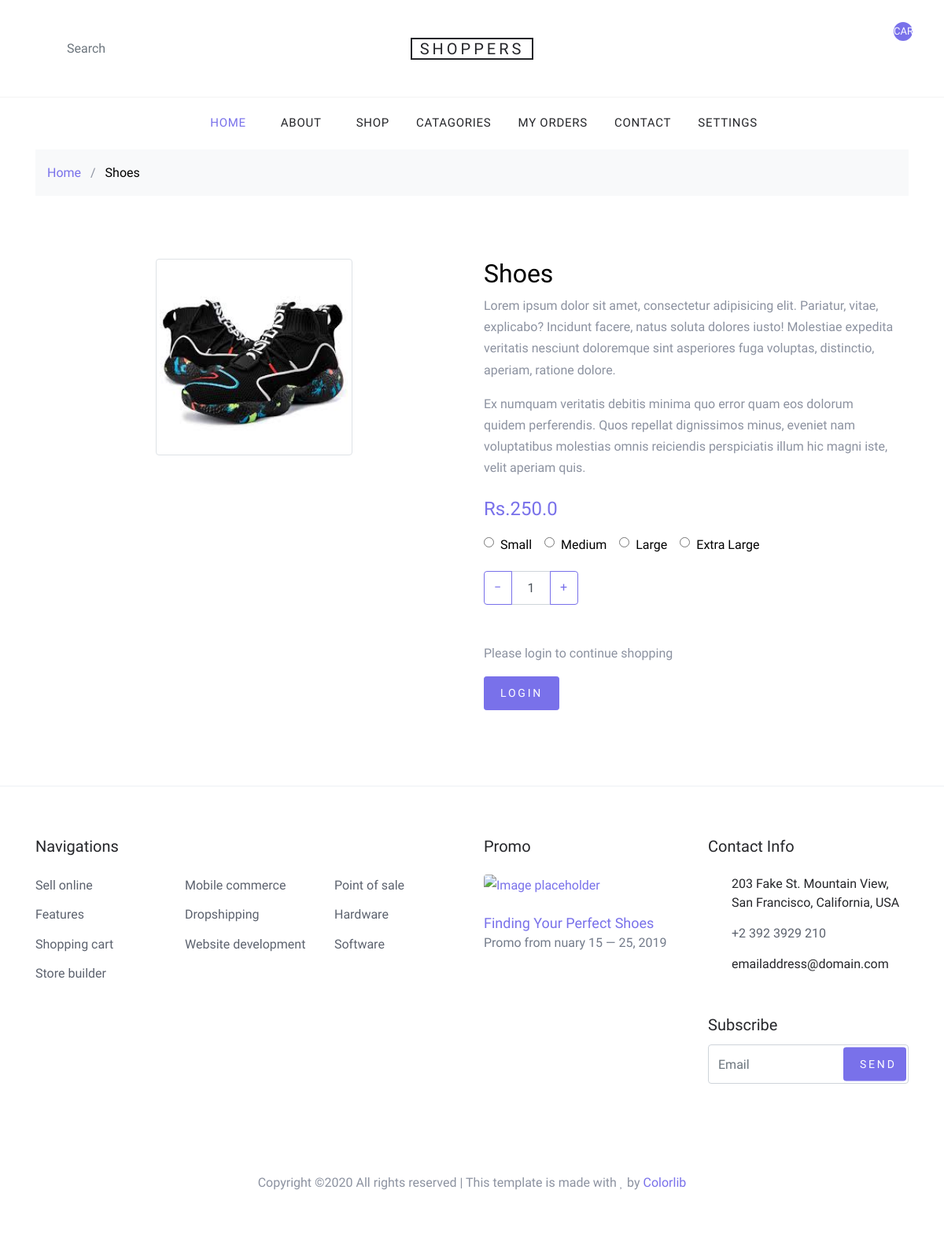
Page /shop/product/2/ on the committed database.
### shop/models.py (models this page shows, shortened)
class Product(models.Model):
    name = models.CharField(max_length=100)
    price = models.FloatField()
    image = models.ImageField(blank=True,null=True,upload_to="images/")

### shop/views.py (the view)
# urls.py: path('product/<int:pk>/',views.ProductDetailView.as_view(),name='detail'),
class ProductDetailView(DetailView):
    model = Product
    context_object_name = 'product'

### shop/templates/shop/product_detail.html
{% extends 'shop/base.html' %}
{% block body_block %}
<div class="bg-light py-3">
      <div class="container">
        <div class="row">
          <div class="col-md-12 mb-0"><a href="{% url 'index' %}">Home</a> <span class="mx-2 mb-0">/</span> <strong class="text-black">{{product.name}}</strong></div>
        </div>
      </div>
    </div>
    <div class="site-section">
      <div class="container">
        <div class="row">
          <div class="col-md-6 mx-auto text-center">
            <img class='img-fluid img-thumbnail' width='250px' height='300px' src="{{product.image.url}}" alt="Image" class="img-fluid">
          </div>
          <div class="col-md-6">
            <h2 class="text-black">{{product.name}}</h2>
            <p>Lorem ipsum dolor sit amet, consectetur adipisicing elit. Pariatur, vitae, explicabo? Incidunt facere, natus soluta dolores iusto! Molestiae expedita veritatis nesciunt doloremque sint asperiores fuga voluptas, distinctio, aperiam, ratione dolore.</p>
            <p class="mb-4">Ex numquam veritatis debitis minima quo error quam eos dolorum quidem perferendis. Quos repellat dignissimos minus, eveniet nam voluptatibus molestias omnis reiciendis perspiciatis illum hic magni iste, velit aperiam quis.</p>
            <p><strong class="text-primary h4">Rs.{{product.price}}</strong></p>
            <div class="mb-1 d-flex">
              <label for="option-sm" class="d-flex mr-3 mb-3">
                <span class="d-inline-block mr-2" style="top:-2px; position: relative;"><input type="radio" id="option-sm" name="shop-sizes"></span> <span class="d-inline-block text-black">Small</span>
              </label>
              <label for="option-md" class="d-flex mr-3 mb-3">
                <span class="d-inline-block mr-2" style="top:-2px; position: relative;"><input type="radio" id="option-md" name="shop-sizes"></span> <span class="d-inline-block text-black">Medium</span>
              </label>
              <label for="option-lg" class="d-flex mr-3 mb-3">
                <span class="d-inline-block mr-2" style="top:-2px; position: relative;"><input type="radio" id="option-lg" name="shop-sizes"></span> <span class="d-inline-block text-black">Large</span>
              </label>
              <label for="option-xl" class="d-flex mr-3 mb-3">
                <span class="d-inline-block mr-2" style="top:-2px; position: relative;"><input type="radio" id="option-xl" name="shop-sizes"></span> <span class="d-inline-block text-black"> Extra Large</span>
              </label>
            </div>
            <div class="mb-5">
              <div class="input-group mb-3" style="max-width: 120px;">
              <div class="input-group-prepend">
                <button class="btn btn-outline-primary js-btn-minus" type="button">&minus;</button>
              </div>
              <input type="text" class="form-control text-center" value="1" placeholder="" aria-label="Example text with button addon" aria-describedby="button-addon1">
              <div class="input-group-append">
                <button class="btn btn-outline-primary js-btn-plus" type="button">&plus;</button>
              </div>
            </div>
            </div>
            {% if user.is_authenticated %}
            <p><a href="{% url 'shop:add_to_cart' pk=product.id %}" class="buy-now btn btn-sm btn-primary">Add To Cart</a></p>
            {% else %}
            <p>Please login to continue shopping</p>
            <p><a href="{% url 'login' %}" class="buy-now btn btn-sm btn-primary">Login</a></p>
            {% endif %}
          </div>
        </div>
      </div>
    </div>
{% endblock %}

### shop/static/css/style.css (style rules this page uses)
body { line-height: 1.7; color: #8c92a0; font-weight: 300; font-size: 16px; }
a { -webkit-transition: .3s all ease; -o-transition: .3s all ease; transition: .3s all ease; }
.text-black { color: #000; }
.btn { text-transform: uppercase; position: relative; -webkit-transition: 0.2s all ease-in-out !important; -o-transition: 0.2s all ease-in-out !important; transition: 0.2s all ease-in-out !important; top: 0; letter-spacing: .05em; }
.btn.btn-sm { font-size: 14px !important; padding: 10px 20px !important; }
.btn.btn-primary { font-size: 17px; font-weight: 300; letter-spacing: .2em; }
.form-control { height: 43px; }
.site-section { padding: 2.5em 0; }
@media (min-width: 768px) { .site-section { padding: 5em 0; } }

### rows in the picture
Product: name "Shoes", image (picture), price "250.0"
